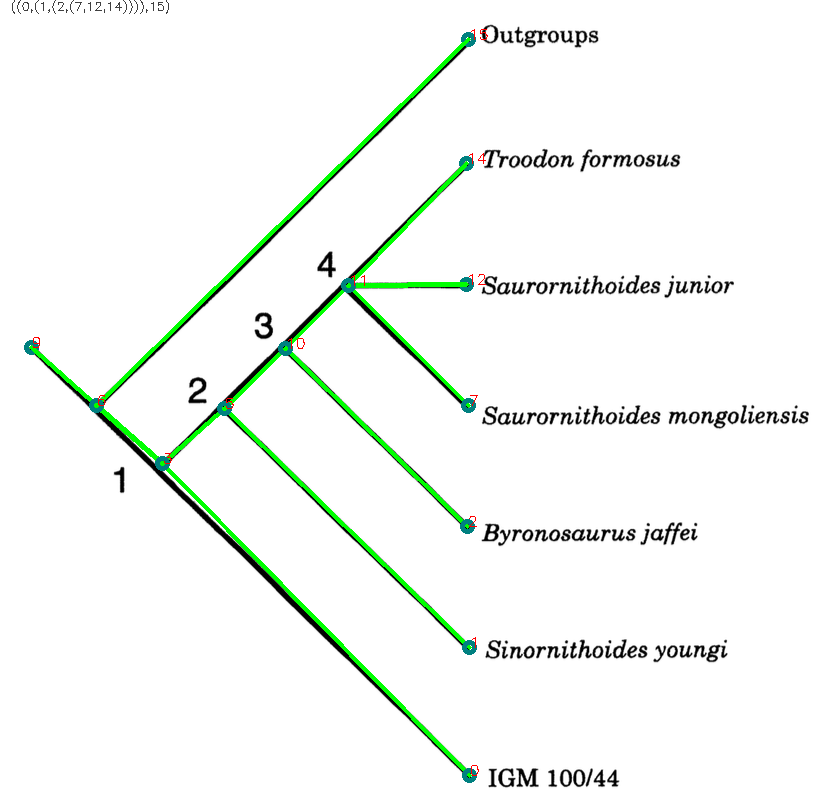
#> input picture sapling/src/lines_t1.png, 831 x 809 px
$ python view_text_contours.py lines_t1.png   (older library calls are emulated)
#> lines starting #> are read from the running program, lines starting #| are printed output that depends on the picture; after the words box and inside, x2 and y2 are one past the last pixel; in counts of white or black regions, pixels touching at a corner belong together
#!/usr/bin/env python3
import cv2
import numpy as np
import sys

def main():
    filename = sys.argv[1]
    params = np.arange(1, 4)
    imgs = []
    grays = []
    for i, param in enumerate(params):
        imgs.append(cv2.imread(filename))
        grays.append(cv2.cvtColor(imgs[i],cv2.COLOR_BGR2GRAY))

        _,thresh = cv2.threshold(grays[i],150,255,cv2.THRESH_BINARY_INV) # threshold
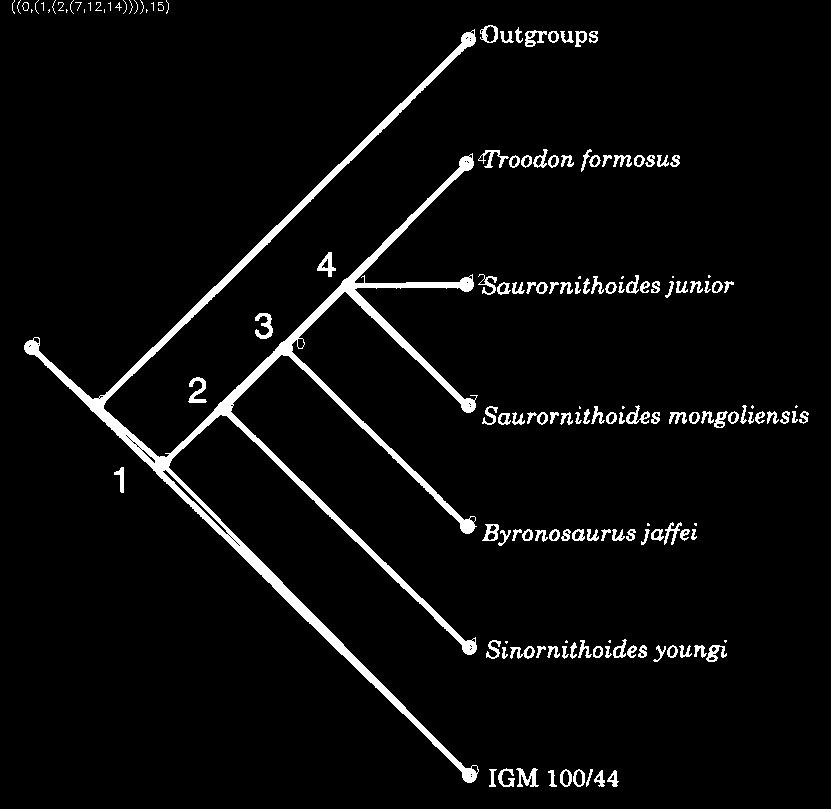
#> thresh: shape (809, 831); 4.3% white; 158 white regions (36 under 20 px), largest, box (x1, y1, x2, y2) and area: (24, 29, 479, 783) 18481, (255, 313, 273, 339) 236, (188, 377, 207, 403) 232
        kernel = cv2.getStructuringElement(cv2.MORPH_CROSS,(3,3))
        dilated = cv2.dilate(thresh,kernel,iterations = param) # dilate
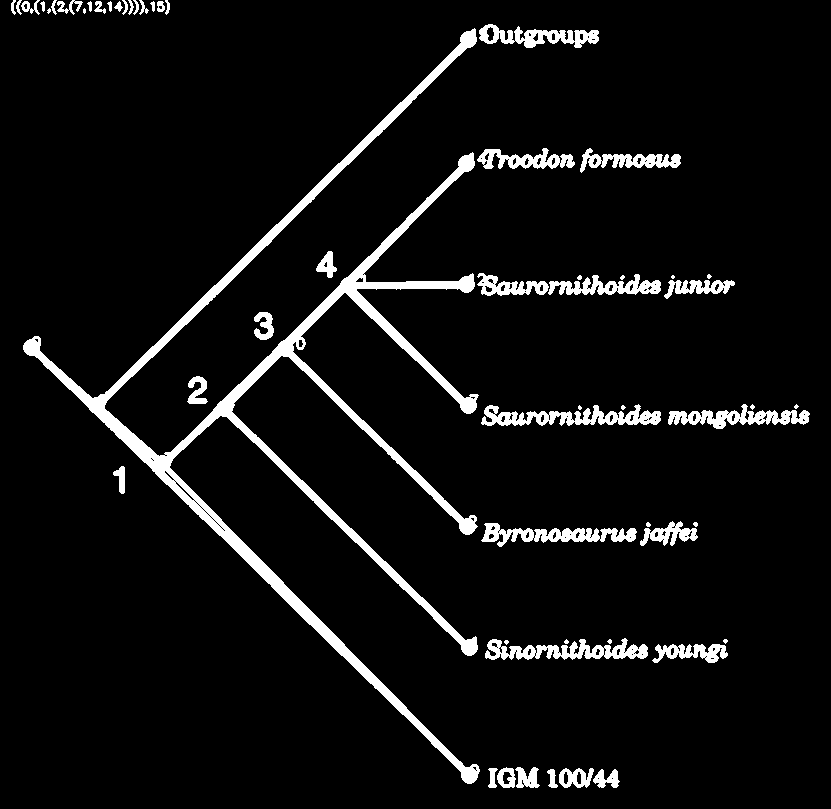
#> dilated: shape (809, 831); 6.1% white; 56 white regions (16 under 20 px)
        im2, contours, hierarchy = cv2.findContours(dilated,cv2.RETR_EXTERNAL,cv2.CHAIN_APPROX_NONE) # get contours
#> contours = 56 contours, 16 with area under 20; largest, box (x1, y1, x2, y2) and area: (23, 28, 480, 784) 20954, (481, 404, 661, 426) 1768, (485, 638, 648, 660) 1623, (481, 523, 637, 547) 1465, (668, 404, 810, 429) 1432

                # for each contour found, draw a rectangle around it on original image
        for contour in contours:
            [x,y,w,h] = cv2.boundingRect(contour)
            if h < 5 or w < 5: continue
            #if h > grays[i].shape[0] * 0.5 or w > grays[i].shape[1] * 0.5: continue
            cv2.rectangle(imgs[i], (x,y), (x+w,y+h), (255,0,255), 2)
#> this loop made 56 passes
#> (x, y, w, h) on passes 1 to 12: (593, 769, 27, 19), (547, 769, 11, 19), (559, 768, 35, 20), (488, 768, 10, 20), (515, 767, 25, 21), (497, 767, 19, 21), (652, 644, 76, 19), (504, 640, 5, 5), (723, 639, 5, 5), (607, 639, 5, 5), (564, 639, 5, 5), (485, 638, 163, 22)

        cv2.imshow('%i' % param,imgs[i])
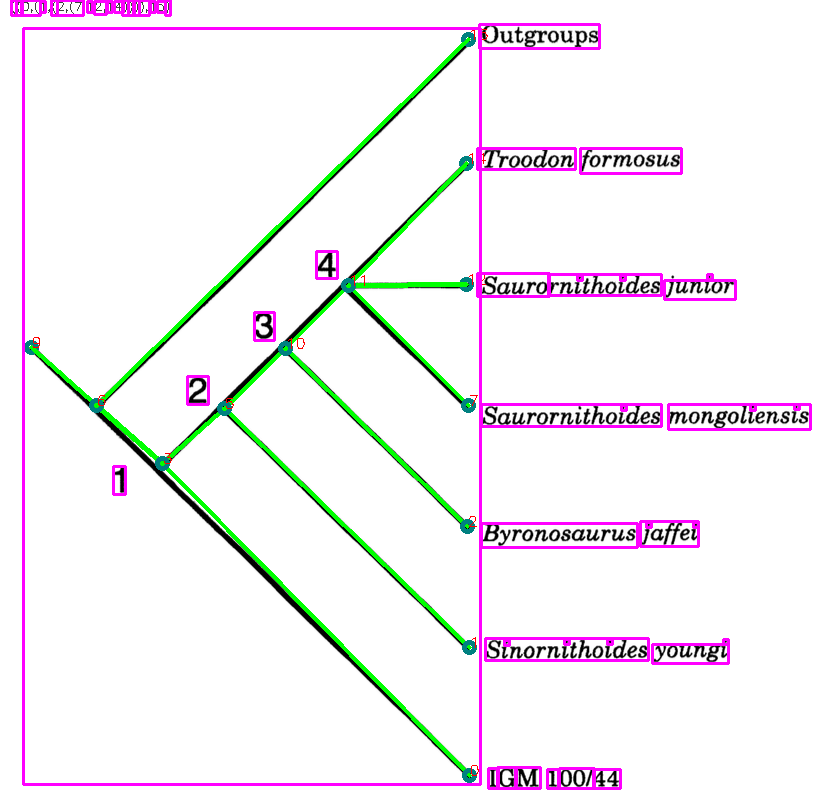
#> window '1': shape (809, 831, 3); mean B, G, R 244.8, 240.6, 244.6
        print(param)
    if cv2.waitKey(0) & 0xff == 27:
#> (key Esc is pressed here)
        cv2.destroyAllWindows()

main()
